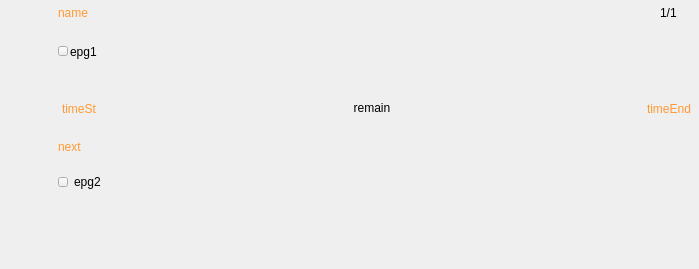
<?xml version="1.0" encoding="UTF-8"?>
<ui version="4.0">
 <class>m_InfoPanelBig</class>
 <widget class="QWidget" name="m_InfoPanelBig">
  <property name="geometry">
   <rect>
    <x>0</x>
    <y>0</y>
    <width>699</width>
    <height>269</height>
   </rect>
  </property>
  <property name="sizePolicy">
   <sizepolicy hsizetype="Expanding" vsizetype="Minimum">
    <horstretch>0</horstretch>
    <verstretch>0</verstretch>
   </sizepolicy>
  </property>
  <property name="contextMenuPolicy">
   <enum>Qt::NoContextMenu</enum>
  </property>
  <property name="windowTitle">
   <string notr="true"/>
  </property>
  <layout class="QGridLayout" name="gridLayout">
   <property name="leftMargin">
    <number>4</number>
   </property>
   <property name="topMargin">
    <number>4</number>
   </property>
   <property name="rightMargin">
    <number>4</number>
   </property>
   <property name="bottomMargin">
    <number>4</number>
   </property>
   <property name="spacing">
    <number>2</number>
   </property>
   <item row="2" column="1">
    <layout class="QHBoxLayout" name="horizontalLayout_5">
     <property name="spacing">
      <number>8</number>
     </property>
     <property name="leftMargin">
      <number>4</number>
     </property>
     <property name="rightMargin">
      <number>4</number>
     </property>
     <item>
      <widget class="CSkinOneLineText" name="m_TimeSt">
       <property name="sizePolicy">
        <sizepolicy hsizetype="Minimum" vsizetype="Expanding">
         <horstretch>0</horstretch>
         <verstretch>0</verstretch>
        </sizepolicy>
       </property>
       <property name="palette">
        <palette>
         <active>
          <colorrole role="WindowText">
           <brush brushstyle="SolidPattern">
            <color alpha="255">
             <red>255</red>
             <green>153</green>
             <blue>51</blue>
            </color>
           </brush>
          </colorrole>
         </active>
         <inactive>
          <colorrole role="WindowText">
           <brush brushstyle="SolidPattern">
            <color alpha="255">
             <red>255</red>
             <green>153</green>
             <blue>51</blue>
            </color>
           </brush>
          </colorrole>
         </inactive>
         <disabled>
          <colorrole role="WindowText">
           <brush brushstyle="SolidPattern">
            <color alpha="255">
             <red>120</red>
             <green>120</green>
             <blue>120</blue>
            </color>
           </brush>
          </colorrole>
         </disabled>
        </palette>
       </property>
       <property name="text">
        <string notr="true">timeSt</string>
       </property>
      </widget>
     </item>
     <item>
      <widget class="CSkinProgressWidget" name="m_ProgressWidget" native="true">
       <property name="sizePolicy">
        <sizepolicy hsizetype="Expanding" vsizetype="Expanding">
         <horstretch>0</horstretch>
         <verstretch>0</verstretch>
        </sizepolicy>
       </property>
       <property name="sliderInfo" stdset="0">
        <string notr="true">color1=&quot;0xA0909090&quot; color2=&quot;0xAA146414&quot; type=&quot;0&quot; roundcorner=&quot;0&quot; borderwidth=&quot;0&quot; bordercolor=&quot;0xFF010101&quot;</string>
       </property>
       <property name="slider2Info" stdset="0">
        <string notr="true">color1=&quot;0x541414C8&quot; color2=&quot;0xC0C0C0C0&quot; type=&quot;0&quot; roundcorner=&quot;0&quot; borderwidth=&quot;0&quot; bordercolor=&quot;0xFF010101&quot;</string>
       </property>
       <property name="borderInfo" stdset="0">
        <string notr="true">borderwidth=&quot;1&quot; roundcorner=&quot;0&quot; bordercolor=&quot;0xB0FF9933&quot; </string>
       </property>
       <layout class="QHBoxLayout" name="layout11">
        <property name="spacing">
         <number>0</number>
        </property>
        <property name="leftMargin">
         <number>0</number>
        </property>
        <property name="topMargin">
         <number>4</number>
        </property>
        <property name="rightMargin">
         <number>0</number>
        </property>
        <property name="bottomMargin">
         <number>6</number>
        </property>
        <item>
         <widget class="CSkinOneLineText" name="m_Remain">
          <property name="sizePolicy">
           <sizepolicy hsizetype="Expanding" vsizetype="Expanding">
            <horstretch>0</horstretch>
            <verstretch>0</verstretch>
           </sizepolicy>
          </property>
          <property name="text">
           <string notr="true">remain</string>
          </property>
          <property name="alignment">
           <set>Qt::AlignCenter</set>
          </property>
         </widget>
        </item>
       </layout>
      </widget>
     </item>
     <item>
      <widget class="CSkinOneLineText" name="m_TimeEnd">
       <property name="sizePolicy">
        <sizepolicy hsizetype="Minimum" vsizetype="Expanding">
         <horstretch>0</horstretch>
         <verstretch>0</verstretch>
        </sizepolicy>
       </property>
       <property name="palette">
        <palette>
         <active>
          <colorrole role="WindowText">
           <brush brushstyle="SolidPattern">
            <color alpha="255">
             <red>255</red>
             <green>153</green>
             <blue>51</blue>
            </color>
           </brush>
          </colorrole>
         </active>
         <inactive>
          <colorrole role="WindowText">
           <brush brushstyle="SolidPattern">
            <color alpha="255">
             <red>255</red>
             <green>153</green>
             <blue>51</blue>
            </color>
           </brush>
          </colorrole>
         </inactive>
         <disabled>
          <colorrole role="WindowText">
           <brush brushstyle="SolidPattern">
            <color alpha="255">
             <red>120</red>
             <green>120</green>
             <blue>120</blue>
            </color>
           </brush>
          </colorrole>
         </disabled>
        </palette>
       </property>
       <property name="text">
        <string notr="true">timeEnd</string>
       </property>
      </widget>
     </item>
    </layout>
   </item>
   <item row="1" column="1">
    <layout class="QHBoxLayout" name="horizontalLayout_2">
     <item>
      <widget class="CSkinButton" name="m_EpgDesc1">
       <property name="minimumSize">
        <size>
         <width>10</width>
         <height>10</height>
        </size>
       </property>
       <property name="focusPolicy">
        <enum>Qt::NoFocus</enum>
       </property>
       <property name="text">
        <string notr="true"/>
       </property>
       <property name="iconSize">
        <size>
         <width>0</width>
         <height>0</height>
        </size>
       </property>
       <property name="checkable">
        <bool>false</bool>
       </property>
       <property name="skinImage" stdset="0">
        <stringlist notr="true">
         <string>src=&quot;img\tree\info.png&quot; statecount=&quot;1&quot; duration=&quot;0&quot; autoScale=&quot;0&quot;</string>
        </stringlist>
       </property>
      </widget>
     </item>
     <item>
      <widget class="CSkinOneLineText" name="m_Epg1">
       <property name="sizePolicy">
        <sizepolicy hsizetype="Expanding" vsizetype="Expanding">
         <horstretch>0</horstretch>
         <verstretch>0</verstretch>
        </sizepolicy>
       </property>
       <property name="text">
        <string>epg1</string>
       </property>
       <property name="rowLimit" stdset="0">
        <number>2</number>
       </property>
      </widget>
     </item>
    </layout>
   </item>
   <item row="0" column="1">
    <layout class="QHBoxLayout" name="horizontalLayout_Str1">
     <property name="spacing">
      <number>4</number>
     </property>
     <property name="sizeConstraint">
      <enum>QLayout::SetDefaultConstraint</enum>
     </property>
     <property name="leftMargin">
      <number>0</number>
     </property>
     <item>
      <widget class="CSkinOneLineText" name="m_Name">
       <property name="sizePolicy">
        <sizepolicy hsizetype="Expanding" vsizetype="Minimum">
         <horstretch>0</horstretch>
         <verstretch>0</verstretch>
        </sizepolicy>
       </property>
       <property name="palette">
        <palette>
         <active>
          <colorrole role="WindowText">
           <brush brushstyle="SolidPattern">
            <color alpha="255">
             <red>255</red>
             <green>153</green>
             <blue>51</blue>
            </color>
           </brush>
          </colorrole>
         </active>
         <inactive>
          <colorrole role="WindowText">
           <brush brushstyle="SolidPattern">
            <color alpha="255">
             <red>255</red>
             <green>153</green>
             <blue>51</blue>
            </color>
           </brush>
          </colorrole>
         </inactive>
         <disabled>
          <colorrole role="WindowText">
           <brush brushstyle="SolidPattern">
            <color alpha="255">
             <red>120</red>
             <green>120</green>
             <blue>120</blue>
            </color>
           </brush>
          </colorrole>
         </disabled>
        </palette>
       </property>
       <property name="text">
        <string>name</string>
       </property>
       <property name="addheight" stdset="0">
        <number>4</number>
       </property>
       <property name="rowLimit" stdset="0">
        <number>2</number>
       </property>
      </widget>
     </item>
     <item alignment="Qt::AlignVCenter">
      <widget class="QWidget" name="m_ImgContainer" native="true">
       <layout class="QHBoxLayout" name="horizontalLayout_8">
        <property name="spacing">
         <number>4</number>
        </property>
        <property name="leftMargin">
         <number>0</number>
        </property>
        <property name="topMargin">
         <number>0</number>
        </property>
        <property name="rightMargin">
         <number>0</number>
        </property>
        <property name="bottomMargin">
         <number>0</number>
        </property>
        <item>
         <widget class="CSkinProgressWidget" name="m_TimeshiftInfo" native="true">
          <property name="sizePolicy">
           <sizepolicy hsizetype="Minimum" vsizetype="Preferred">
            <horstretch>0</horstretch>
            <verstretch>0</verstretch>
           </sizepolicy>
          </property>
          <property name="borderInfo" stdset="0">
           <string notr="true">borderwidth=&quot;1&quot; roundcorner=&quot;2&quot; bordercolor=&quot;0xD0CCFFCC&quot; </string>
          </property>
          <layout class="QHBoxLayout" name="horizontalLayout_7">
           <property name="spacing">
            <number>0</number>
           </property>
           <property name="leftMargin">
            <number>4</number>
           </property>
           <property name="topMargin">
            <number>4</number>
           </property>
           <property name="rightMargin">
            <number>4</number>
           </property>
           <property name="bottomMargin">
            <number>4</number>
           </property>
           <item>
            <widget class="COsdImage" name="m_TimeshiftImg" native="true">
             <property name="imageParams" stdset="0">
              <string notr="true">src=&quot;img/osd/infopanel/timeshift.png&quot;</string>
             </property>
            </widget>
           </item>
          </layout>
         </widget>
        </item>
        <item>
         <widget class="CSkinProgressWidget" name="m_SubInfo" native="true">
          <property name="sizePolicy">
           <sizepolicy hsizetype="Minimum" vsizetype="Preferred">
            <horstretch>0</horstretch>
            <verstretch>0</verstretch>
           </sizepolicy>
          </property>
          <property name="borderInfo" stdset="0">
           <string notr="true">borderwidth=&quot;1&quot; roundcorner=&quot;2&quot; bordercolor=&quot;0xD0CCFFCC&quot; </string>
          </property>
          <layout class="QHBoxLayout" name="horizontalLayout_6">
           <property name="spacing">
            <number>0</number>
           </property>
           <property name="leftMargin">
            <number>8</number>
           </property>
           <property name="topMargin">
            <number>4</number>
           </property>
           <property name="rightMargin">
            <number>8</number>
           </property>
           <property name="bottomMargin">
            <number>4</number>
           </property>
           <item>
            <widget class="COsdImage" name="m_SubInfoImg" native="true">
             <property name="imageParams" stdset="0">
              <string notr="true">src=&quot;img/osd/infopanel/sub.png&quot;</string>
             </property>
            </widget>
           </item>
          </layout>
         </widget>
        </item>
        <item>
         <widget class="CSkinProgressWidget" name="m_AudioInfo" native="true">
          <property name="sizePolicy">
           <sizepolicy hsizetype="Minimum" vsizetype="Preferred">
            <horstretch>0</horstretch>
            <verstretch>0</verstretch>
           </sizepolicy>
          </property>
          <property name="borderInfo" stdset="0">
           <string notr="true">borderwidth=&quot;1&quot; roundcorner=&quot;2&quot; bordercolor=&quot;0xD0CCFFCC&quot; </string>
          </property>
          <layout class="QHBoxLayout" name="horizontalLayout">
           <property name="spacing">
            <number>2</number>
           </property>
           <property name="leftMargin">
            <number>6</number>
           </property>
           <property name="topMargin">
            <number>2</number>
           </property>
           <property name="rightMargin">
            <number>6</number>
           </property>
           <property name="bottomMargin">
            <number>2</number>
           </property>
           <item>
            <widget class="COsdImage" name="m_AudioInfoImg" native="true">
             <property name="sizePolicy">
              <sizepolicy hsizetype="Preferred" vsizetype="Preferred">
               <horstretch>0</horstretch>
               <verstretch>0</verstretch>
              </sizepolicy>
             </property>
             <property name="imageParams" stdset="0">
              <string notr="true">src=&quot;img/osd/infopanel/speaker.png&quot;</string>
             </property>
            </widget>
           </item>
           <item>
            <widget class="CSkinOneLineText" name="m_AudioInfoText">
             <property name="sizePolicy">
              <sizepolicy hsizetype="Preferred" vsizetype="Preferred">
               <horstretch>0</horstretch>
               <verstretch>0</verstretch>
              </sizepolicy>
             </property>
             <property name="text">
              <string notr="true">1/1</string>
             </property>
            </widget>
           </item>
          </layout>
         </widget>
        </item>
        <item>
         <widget class="CSkinProgressWidget" name="m_HdInfo" native="true">
          <property name="sizePolicy">
           <sizepolicy hsizetype="Minimum" vsizetype="Preferred">
            <horstretch>0</horstretch>
            <verstretch>0</verstretch>
           </sizepolicy>
          </property>
          <property name="borderInfo" stdset="0">
           <string notr="true">borderwidth=&quot;1&quot; roundcorner=&quot;2&quot; bordercolor=&quot;0xD0CCFFCC&quot; </string>
          </property>
          <layout class="QHBoxLayout" name="horizontalLayout_6">
           <property name="spacing">
            <number>0</number>
           </property>
           <property name="leftMargin">
            <number>4</number>
           </property>
           <property name="topMargin">
            <number>2</number>
           </property>
           <property name="rightMargin">
            <number>4</number>
           </property>
           <property name="bottomMargin">
            <number>2</number>
           </property>
           <item>
            <widget class="COsdImage" name="m_HdInfoImg" native="true">
             <property name="imageParamsList" stdset="0">
              <stringlist notr="true">
               <string>id=&quot;sd&quot; src=&quot;img/osd/infopanel/videosd.png&quot;</string>
               <string>id=&quot;hd&quot; src=&quot;img/osd/infopanel/videohd.png&quot;</string>
               <string>id=&quot;uhd&quot; src=&quot;img/osd/infopanel/videouhd.png&quot;</string>
              </stringlist>
             </property>
            </widget>
           </item>
          </layout>
         </widget>
        </item>
       </layout>
      </widget>
     </item>
    </layout>
   </item>
   <item row="4" column="1">
    <widget class="CSkinOneLineText" name="m_Next">
     <property name="sizePolicy">
      <sizepolicy hsizetype="Minimum" vsizetype="Minimum">
       <horstretch>0</horstretch>
       <verstretch>0</verstretch>
      </sizepolicy>
     </property>
     <property name="palette">
      <palette>
       <active>
        <colorrole role="WindowText">
         <brush brushstyle="SolidPattern">
          <color alpha="255">
           <red>255</red>
           <green>153</green>
           <blue>51</blue>
          </color>
         </brush>
        </colorrole>
       </active>
       <inactive>
        <colorrole role="WindowText">
         <brush brushstyle="SolidPattern">
          <color alpha="255">
           <red>255</red>
           <green>153</green>
           <blue>51</blue>
          </color>
         </brush>
        </colorrole>
       </inactive>
       <disabled>
        <colorrole role="WindowText">
         <brush brushstyle="SolidPattern">
          <color alpha="255">
           <red>120</red>
           <green>120</green>
           <blue>120</blue>
          </color>
         </brush>
        </colorrole>
       </disabled>
      </palette>
     </property>
     <property name="text">
      <string notr="true">next</string>
     </property>
    </widget>
   </item>
   <item row="5" column="1">
    <layout class="QHBoxLayout" name="horizontalLayout_3">
     <property name="spacing">
      <number>6</number>
     </property>
     <property name="sizeConstraint">
      <enum>QLayout::SetDefaultConstraint</enum>
     </property>
     <property name="leftMargin">
      <number>0</number>
     </property>
     <property name="topMargin">
      <number>0</number>
     </property>
     <property name="bottomMargin">
      <number>2</number>
     </property>
     <item>
      <widget class="CSkinButton" name="m_EpgDesc2">
       <property name="minimumSize">
        <size>
         <width>10</width>
         <height>10</height>
        </size>
       </property>
       <property name="focusPolicy">
        <enum>Qt::NoFocus</enum>
       </property>
       <property name="iconSize">
        <size>
         <width>0</width>
         <height>0</height>
        </size>
       </property>
       <property name="skinImage" stdset="0">
        <stringlist notr="true">
         <string>src=&quot;img\tree\info.png&quot; statecount=&quot;1&quot; duration=&quot;0&quot; autoScale=&quot;0&quot;</string>
        </stringlist>
       </property>
      </widget>
     </item>
     <item>
      <widget class="CSkinOneLineText" name="m_Epg2">
       <property name="sizePolicy">
        <sizepolicy hsizetype="Expanding" vsizetype="Expanding">
         <horstretch>0</horstretch>
         <verstretch>0</verstretch>
        </sizepolicy>
       </property>
       <property name="text">
        <string>epg2</string>
       </property>
       <property name="rowLimit" stdset="0">
        <number>2</number>
       </property>
      </widget>
     </item>
    </layout>
   </item>
   <item row="6" column="1">
    <spacer name="verticalSpacer">
     <property name="orientation">
      <enum>Qt::Vertical</enum>
     </property>
     <property name="sizeHint" stdset="0">
      <size>
       <width>20</width>
       <height>0</height>
      </size>
     </property>
    </spacer>
   </item>
   <item row="0" column="0" rowspan="7">
    <layout class="QHBoxLayout" name="horizontalLayout_4">
     <property name="spacing">
      <number>0</number>
     </property>
     <property name="topMargin">
      <number>2</number>
     </property>
     <property name="rightMargin">
      <number>4</number>
     </property>
     <property name="bottomMargin">
      <number>2</number>
     </property>
     <item alignment="Qt::AlignVCenter">
      <widget class="CLogoView" name="m_Logo" native="true">
       <property name="sizePolicy">
        <sizepolicy hsizetype="Preferred" vsizetype="Expanding">
         <horstretch>0</horstretch>
         <verstretch>0</verstretch>
        </sizepolicy>
       </property>
       <property name="minimumSize">
        <size>
         <width>48</width>
         <height>48</height>
        </size>
       </property>
       <property name="contextMenuPolicy">
        <enum>Qt::NoContextMenu</enum>
       </property>
      </widget>
     </item>
    </layout>
   </item>
  </layout>
 </widget>
 <customwidgets>
  <customwidget>
   <class>CSkinOneLineText</class>
   <extends>QLabel</extends>
   <header>skinonelinetext.h</header>
  </customwidget>
  <customwidget>
   <class>CSkinButton</class>
   <extends>QToolButton</extends>
   <header>skinbutton.h</header>
  </customwidget>
  <customwidget>
   <class>CLogoView</class>
   <extends>QWidget</extends>
   <header>logoview.h</header>
  </customwidget>
  <customwidget>
   <class>CSkinProgressWidget</class>
   <extends>QWidget</extends>
   <header>skinprogresswidget.h</header>
   <container>1</container>
  </customwidget>
  <customwidget>
   <class>COsdImage</class>
   <extends>QWidget</extends>
   <header>osdimage.h</header>
  </customwidget>
 </customwidgets>
 <resources/>
 <connections/>
</ui>
